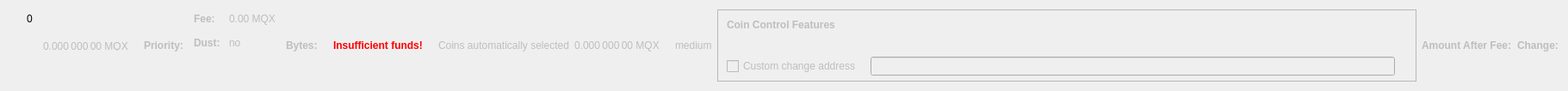
    <widget class="QWidget" name="dummyHideWidget" native="true">
     <property name="maximumSize">
      <size>
       <width>100</width>
       <height>22</height>
      </size>
     </property>
     <layout class="QHBoxLayout" name="dummyHideLayout">
      <item>
       <layout class="QFormLayout" name="formLayoutCoinControl1">
        <property name="horizontalSpacing">
         <number>10</number>
        </property>
        <property name="verticalSpacing">
         <number>14</number>
        </property>
        <property name="leftMargin">
         <number>10</number>
        </property>
        <property name="topMargin">
         <number>4</number>
        </property>
        <property name="rightMargin">
         <number>6</number>
        </property>
        <item row="0" column="1">
         <widget class="QLabel" name="labelCoinControlBytes">
          <property name="cursor">
           <cursorShape>IBeamCursor</cursorShape>
          </property>
          <property name="contextMenuPolicy">
           <enum>Qt::ActionsContextMenu</enum>
          </property>
          <property name="text">
           <string notr="true">0</string>
          </property>
          <property name="textInteractionFlags">
           <set>Qt::LinksAccessibleByMouse|Qt::TextSelectableByKeyboard|Qt::TextSelectableByMouse</set>
          </property>
         </widget>
        </item>
       </layout>
      </item>
      <item>
       <widget class="QLabel" name="labelCoinControlAfterFee">
        <property name="enabled">
         <bool>false</bool>
        </property>
        <property name="sizePolicy">
         <sizepolicy hsizetype="Fixed" vsizetype="Fixed">
          <horstretch>0</horstretch>
          <verstretch>0</verstretch>
         </sizepolicy>
        </property>
        <property name="minimumSize">
         <size>
          <width>111</width>
          <height>12</height>
         </size>
        </property>
        <property name="maximumSize">
         <size>
          <width>111</width>
          <height>12</height>
         </size>
        </property>
        <property name="cursor">
         <cursorShape>IBeamCursor</cursorShape>
        </property>
        <property name="contextMenuPolicy">
         <enum>Qt::ActionsContextMenu</enum>
        </property>
        <property name="text">
         <string notr="true">0.000 000 00 MQX</string>
        </property>
        <property name="textInteractionFlags">
         <set>Qt::LinksAccessibleByMouse|Qt::TextSelectableByKeyboard|Qt::TextSelectableByMouse</set>
        </property>
       </widget>
      </item>
      <item>
       <widget class="QLabel" name="labelCoinControlPriorityText">
        <property name="enabled">
         <bool>false</bool>
        </property>
        <property name="font">
         <font>
          <weight>75</weight>
          <bold>true</bold>
         </font>
        </property>
        <property name="text">
         <string>Priority:</string>
        </property>
       </widget>
      </item>
      <item>
       <layout class="QHBoxLayout" name="horizontalLayout"/>
      </item>
      <item>
       <layout class="QFormLayout" name="formLayoutCoinControl3">
        <property name="horizontalSpacing">
         <number>10</number>
        </property>
        <property name="verticalSpacing">
         <number>14</number>
        </property>
        <property name="leftMargin">
         <number>6</number>
        </property>
        <property name="topMargin">
         <number>4</number>
        </property>
        <property name="rightMargin">
         <number>6</number>
        </property>
        <item row="0" column="0">
         <widget class="QLabel" name="labelCoinControlFeeText">
          <property name="enabled">
           <bool>false</bool>
          </property>
          <property name="font">
           <font>
            <weight>75</weight>
            <bold>true</bold>
           </font>
          </property>
          <property name="text">
           <string>Fee:</string>
          </property>
          <property name="margin">
           <number>0</number>
          </property>
         </widget>
        </item>
        <item row="0" column="1">
         <widget class="QLabel" name="labelCoinControlFee">
          <property name="enabled">
           <bool>false</bool>
          </property>
          <property name="cursor">
           <cursorShape>IBeamCursor</cursorShape>
          </property>
          <property name="contextMenuPolicy">
           <enum>Qt::ActionsContextMenu</enum>
          </property>
          <property name="text">
           <string notr="true">0.00 MQX</string>
          </property>
          <property name="textInteractionFlags">
           <set>Qt::LinksAccessibleByMouse|Qt::TextSelectableByKeyboard|Qt::TextSelectableByMouse</set>
          </property>
         </widget>
        </item>
        <item row="1" column="0">
         <widget class="QLabel" name="labelCoinControlLowOutputText">
          <property name="enabled">
           <bool>false</bool>
          </property>
          <property name="font">
           <font>
            <weight>75</weight>
            <bold>true</bold>
           </font>
          </property>
          <property name="text">
           <string>Dust:</string>
          </property>
         </widget>
        </item>
        <item row="1" column="1">
         <widget class="QLabel" name="labelCoinControlLowOutput">
          <property name="enabled">
           <bool>false</bool>
          </property>
          <property name="cursor">
           <cursorShape>IBeamCursor</cursorShape>
          </property>
          <property name="contextMenuPolicy">
           <enum>Qt::ActionsContextMenu</enum>
          </property>
          <property name="text">
           <string>no</string>
          </property>
          <property name="textInteractionFlags">
           <set>Qt::LinksAccessibleByMouse|Qt::TextSelectableByKeyboard|Qt::TextSelectableByMouse</set>
          </property>
         </widget>
        </item>
       </layout>
      </item>
      <item>
       <widget class="QLabel" name="labelCoinControlBytesText">
        <property name="enabled">
         <bool>false</bool>
        </property>
        <property name="font">
         <font>
          <weight>75</weight>
          <bold>true</bold>
         </font>
        </property>
        <property name="text">
         <string>Bytes:</string>
        </property>
       </widget>
      </item>
      <item>
       <layout class="QFormLayout" name="formLayoutCoinControl2">
        <property name="horizontalSpacing">
         <number>10</number>
        </property>
        <property name="verticalSpacing">
         <number>14</number>
        </property>
        <property name="leftMargin">
         <number>6</number>
        </property>
        <property name="topMargin">
         <number>4</number>
        </property>
        <property name="rightMargin">
         <number>6</number>
        </property>
       </layout>
      </item>
      <item>
       <layout class="QHBoxLayout" name="horizontalLayoutCoinControl2">
        <property name="spacing">
         <number>8</number>
        </property>
        <property name="bottomMargin">
         <number>10</number>
        </property>
       </layout>
      </item>
      <item>
       <widget class="QLabel" name="labelCoinControlInsuffFunds">
        <property name="enabled">
         <bool>false</bool>
        </property>
        <property name="minimumSize">
         <size>
          <width>0</width>
          <height>0</height>
         </size>
        </property>
        <property name="font">
         <font>
          <weight>75</weight>
          <bold>true</bold>
         </font>
        </property>
        <property name="styleSheet">
         <string notr="true">color:red;font-weight:bold;</string>
        </property>
        <property name="text">
         <string>Insufficient funds!</string>
        </property>
        <property name="margin">
         <number>5</number>
        </property>
       </widget>
      </item>
      <item>
       <layout class="QFormLayout" name="formLayoutCoinControl4">
        <property name="horizontalSpacing">
         <number>10</number>
        </property>
        <property name="verticalSpacing">
         <number>14</number>
        </property>
        <property name="leftMargin">
         <number>6</number>
        </property>
        <property name="topMargin">
         <number>4</number>
        </property>
        <property name="rightMargin">
         <number>6</number>
        </property>
       </layout>
      </item>
      <item>
       <widget class="QLabel" name="labelCoinControlAutomaticallySelected">
        <property name="enabled">
         <bool>false</bool>
        </property>
        <property name="sizePolicy">
         <sizepolicy hsizetype="Fixed" vsizetype="Fixed">
          <horstretch>0</horstretch>
          <verstretch>0</verstretch>
         </sizepolicy>
        </property>
        <property name="minimumSize">
         <size>
          <width>0</width>
          <height>0</height>
         </size>
        </property>
        <property name="maximumSize">
         <size>
          <width>240</width>
          <height>16777215</height>
         </size>
        </property>
        <property name="text">
         <string>Coins automatically selected</string>
        </property>
        <property name="margin">
         <number>5</number>
        </property>
       </widget>
      </item>
      <item>
       <widget class="QLabel" name="labelCoinControlChange">
        <property name="enabled">
         <bool>false</bool>
        </property>
        <property name="sizePolicy">
         <sizepolicy hsizetype="Fixed" vsizetype="Fixed">
          <horstretch>0</horstretch>
          <verstretch>0</verstretch>
         </sizepolicy>
        </property>
        <property name="minimumSize">
         <size>
          <width>111</width>
          <height>0</height>
         </size>
        </property>
        <property name="maximumSize">
         <size>
          <width>111</width>
          <height>16777215</height>
         </size>
        </property>
        <property name="cursor">
         <cursorShape>IBeamCursor</cursorShape>
        </property>
        <property name="contextMenuPolicy">
         <enum>Qt::ActionsContextMenu</enum>
        </property>
        <property name="text">
         <string notr="true">0.000 000 00 MQX</string>
        </property>
        <property name="textInteractionFlags">
         <set>Qt::LinksAccessibleByMouse|Qt::TextSelectableByKeyboard|Qt::TextSelectableByMouse</set>
        </property>
       </widget>
      </item>
      <item>
       <widget class="QLabel" name="labelCoinControlPriority">
        <property name="enabled">
         <bool>false</bool>
        </property>
        <property name="cursor">
         <cursorShape>IBeamCursor</cursorShape>
        </property>
        <property name="contextMenuPolicy">
         <enum>Qt::ActionsContextMenu</enum>
        </property>
        <property name="text">
         <string>medium</string>
        </property>
        <property name="textInteractionFlags">
         <set>Qt::LinksAccessibleByMouse|Qt::TextSelectableByKeyboard|Qt::TextSelectableByMouse</set>
        </property>
       </widget>
      </item>
      <item>
       <widget class="QFrame" name="frameCoinControl">
        <property name="sizePolicy">
         <sizepolicy hsizetype="Expanding" vsizetype="Expanding">
          <horstretch>0</horstretch>
          <verstretch>0</verstretch>
         </sizepolicy>
        </property>
        <property name="maximumSize">
         <size>
          <width>16777215</width>
          <height>16777215</height>
         </size>
        </property>
        <property name="frameShape">
         <enum>QFrame::StyledPanel</enum>
        </property>
        <property name="frameShadow">
         <enum>QFrame::Sunken</enum>
        </property>
        <layout class="QVBoxLayout" name="verticalLayoutCoinControl2_2">
         <property name="spacing">
          <number>0</number>
         </property>
         <property name="leftMargin">
          <number>0</number>
         </property>
         <property name="topMargin">
          <number>0</number>
         </property>
         <property name="rightMargin">
          <number>0</number>
         </property>
         <property name="bottomMargin">
          <number>6</number>
         </property>
         <item>
          <layout class="QVBoxLayout" name="verticalLayoutCoinControl" stretch="0,0,0,1">
           <property name="spacing">
            <number>0</number>
           </property>
           <property name="leftMargin">
            <number>10</number>
           </property>
           <property name="topMargin">
            <number>10</number>
           </property>
           <item>
            <layout class="QHBoxLayout" name="horizontalLayoutCoinControl1">
             <property name="bottomMargin">
              <number>15</number>
             </property>
             <item>
              <widget class="QLabel" name="labelCoinControlFeatures">
               <property name="enabled">
                <bool>false</bool>
               </property>
               <property name="sizePolicy">
                <sizepolicy hsizetype="Preferred" vsizetype="Maximum">
                 <horstretch>0</horstretch>
                 <verstretch>0</verstretch>
                </sizepolicy>
               </property>
               <property name="font">
                <font>
                 <weight>75</weight>
                 <bold>true</bold>
                </font>
               </property>
               <property name="styleSheet">
                <string notr="true">font-weight:bold;</string>
               </property>
               <property name="text">
                <string>Coin Control Features</string>
               </property>
              </widget>
             </item>
            </layout>
           </item>
           <item>
            <widget class="QWidget" name="widgetCoinControl" native="true">
             <property name="sizePolicy">
              <sizepolicy hsizetype="Preferred" vsizetype="Preferred">
               <horstretch>0</horstretch>
               <verstretch>0</verstretch>
              </sizepolicy>
             </property>
             <property name="minimumSize">
              <size>
               <width>0</width>
               <height>0</height>
              </size>
             </property>
             <property name="styleSheet">
              <string notr="true"/>
             </property>
             <layout class="QHBoxLayout" name="horizontalLayoutCoinControl5_2">
              <property name="leftMargin">
               <number>0</number>
              </property>
              <property name="topMargin">
               <number>0</number>
              </property>
              <property name="rightMargin">
               <number>0</number>
              </property>
              <property name="bottomMargin">
               <number>0</number>
              </property>
              <item>
               <layout class="QHBoxLayout" name="horizontalLayoutCoinControl3">
                <property name="spacing">
                 <number>20</number>
                </property>
                <property name="topMargin">
                 <number>0</number>
                </property>
                <property name="bottomMargin">
                 <number>10</number>
                </property>
               </layout>
              </item>
             </layout>
            </widget>
           </item>
           <item>
            <layout class="QHBoxLayout" name="horizontalLayoutCoinControl4" stretch="0,0,0">
             <property name="spacing">
              <number>12</number>
             </property>
             <property name="sizeConstraint">
              <enum>QLayout::SetDefaultConstraint</enum>
             </property>
             <property name="topMargin">
              <number>5</number>
             </property>
             <property name="rightMargin">
              <number>5</number>
             </property>
             <item>
              <widget class="QCheckBox" name="checkBoxCoinControlChange">
               <property name="enabled">
                <bool>false</bool>
               </property>
               <property name="toolTip">
                <string>If this is activated, but the change address is empty or invalid, change will be sent to a newly generated address.</string>
               </property>
               <property name="text">
                <string>Custom change address</string>
               </property>
              </widget>
             </item>
             <item>
              <widget class="QValidatedLineEdit" name="lineEditCoinControlChange">
               <property name="enabled">
                <bool>false</bool>
               </property>
               <property name="sizePolicy">
                <sizepolicy hsizetype="Expanding" vsizetype="Fixed">
                 <horstretch>0</horstretch>
                 <verstretch>0</verstretch>
                </sizepolicy>
               </property>
              </widget>
             </item>
             <item>
              <widget class="QLabel" name="labelCoinControlChangeLabel_2">
               <property name="sizePolicy">
                <sizepolicy hsizetype="Preferred" vsizetype="Expanding">
                 <horstretch>0</horstretch>
                 <verstretch>0</verstretch>
                </sizepolicy>
               </property>
               <property name="minimumSize">
                <size>
                 <width>0</width>
                 <height>0</height>
                </size>
               </property>
               <property name="text">
                <string/>
               </property>
               <property name="margin">
                <number>3</number>
               </property>
              </widget>
             </item>
            </layout>
           </item>
           <item>
            <spacer name="verticalSpacerCoinControl">
             <property name="orientation">
              <enum>Qt::Vertical</enum>
             </property>
             <property name="sizeHint" stdset="0">
              <size>
               <width>800</width>
               <height>1</height>
              </size>
             </property>
            </spacer>
           </item>
          </layout>
         </item>
        </layout>
       </widget>
      </item>
      <item>
       <widget class="QLabel" name="labelCoinControlAfterFeeText">
        <property name="enabled">
         <bool>false</bool>
        </property>
        <property name="minimumSize">
         <size>
          <width>0</width>
          <height>0</height>
         </size>
        </property>
        <property name="maximumSize">
         <size>
          <width>16777215</width>
          <height>16777215</height>
         </size>
        </property>
        <property name="font">
         <font>
          <weight>75</weight>
          <bold>true</bold>
         </font>
        </property>
        <property name="text">
         <string>Amount After Fee:</string>
        </property>
        <property name="alignment">
         <set>Qt::AlignLeading|Qt::AlignLeft|Qt::AlignVCenter</set>
        </property>
        <property name="margin">
         <number>0</number>
        </property>
       </widget>
      </item>
      <item>
       <widget class="QLabel" name="labelCoinControlChangeText">
        <property name="enabled">
         <bool>false</bool>
        </property>
        <property name="sizePolicy">
         <sizepolicy hsizetype="Preferred" vsizetype="Preferred">
          <horstretch>0</horstretch>
          <verstretch>0</verstretch>
         </sizepolicy>
        </property>
        <property name="minimumSize">
         <size>
          <width>0</width>
          <height>0</height>
         </size>
        </property>
        <property name="maximumSize">
         <size>
          <width>16777215</width>
          <height>16777215</height>
         </size>
        </property>
        <property name="font">
         <font>
          <weight>75</weight>
          <bold>true</bold>
         </font>
        </property>
        <property name="text">
         <string>Change:</string>
        </property>
        <property name="alignment">
         <set>Qt::AlignLeading|Qt::AlignLeft|Qt::AlignVCenter</set>
        </property>
       </widget>
      </item>
     </layout>
    </widget>
